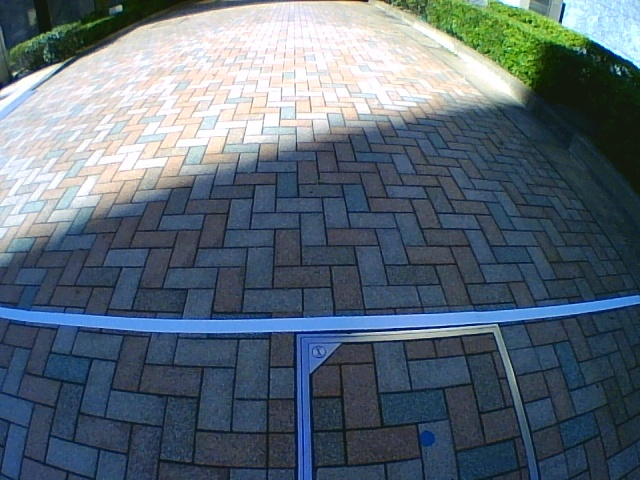
#> input picture image/tsudanuma_usbcam_1030/2021-10-30-10-54-09/frame000035.jpg, 640 x 480 px, found by its file name
$ python test003_tone.py   (older library calls are emulated)
#> lines starting #> are read from the running program, lines starting #| are printed output that depends on the picture; after the words box and inside, x2 and y2 are one past the last pixel; in counts of white or black regions, pixels touching at a corner belong together; long printed decimals are rounded
# from distutils.log import info
# from tkinter import image_names
# from types import GeneratorType

from multiprocessing.context import assert_spawning
from statistics import mode
from turtle import shape, up
from attr import assoc
from cv2 import cvtColor, threshold
import std_msgs
import numpy as np
import cv2
from PIL import Image
import matplotlib.pyplot as plt
import numpy.linalg as LA
import math
import csv
from scipy import stats
#from keras.preprocessing import image
# matplotlib inline

path = "/home/fmasa/catkin_ws/src/detect_white_line/image/tsukuba/"
dir = "/home/fmasa/catkin_ws/src/detect_white_line/image/"
tsudanuma = "/home/fmasa/catkin_ws/src/detect_white_line/image/tsudanuma/"
tsudanuma_usb = "/home/fmasa/catkin_ws/src/detect_white_line/image/tsudanuma_usbcam_1030/"
day = "2021-10-30-10-"

size = (640, 480)
GAMMA = 2.5
'''
select dir and image
'''
# img = cv2.imread(path + "frame_246.jpg")

# 明るいimage
# img = cv2.imread(tsudanuma_usb + day + "41-44/frame000016.jpg")

# 暗いimage
img = cv2.imread(tsudanuma_usb + day + "54-09/frame000035.jpg")
#> img is the input picture: shape (480, 640, 3); mean B, G, R 118.8, 106.5, 91.7

# [5 lines of commented-out code are left out]

img2 = cv2.cvtColor(img, cv2.COLOR_BGR2RGB)


# [5 lines left out: function create_gamma_img, not called in this run]


# img2 = create_gamma_img(GAMMA, img2)
# plt.imshow(img2)

hsv_calc = cv2.cvtColor(img, cv2.COLOR_BGR2HSV)
#> hsv_calc: shape (480, 640, 3); mean H, S, V 94, 94.2, 124.1

# calc_hist
hist = cv2.calcHist([hsv_calc], [0], None, [256], [0, 256])
#> hist = 256 values, max 32988 at index 107, min 0 at index 134, mean 1200
plt.plot(hist)
# mode
mode1, count = stats.mode(hsv_calc.ravel())
#> mode1 = 107; count = 37720
print("mode", mode1)
#| mode 107
# median
median = np.median(hsv_calc)
#> median = 104
print("median", median)
#| median 104.0
# average
mean = hsv_calc.mean()
#> mean = 104.1
print("avg", mean)
#| avg 104.094


np_img = np.array(img2)
img_copy = img.copy()

img_copy = cv2.medianBlur(img_copy, 5)
hsv = cv2.cvtColor(img_copy, cv2.COLOR_BGR2HSV)
#> hsv: shape (480, 640, 3); mean H, S, V 93.8, 91.5, 125.3
# tsukuba 60, 0, 150 : tsudanuma 60, 0, 240 : tsudanuma shadowb 60, 0, 230
lower_white = np.array([60, 0, 230])
# tsukuba 180, 45, 255 : tsudanuma 200, 45 ,255 : tsudanuma shadow 210, 60, 255
upper_white = np.array([200, 45, 255])

lower_silver = np.array([0, 0, 75])
upper_silver = np.array([0, 0, 200])

mask_white = cv2.inRange(hsv, lower_white, upper_white)
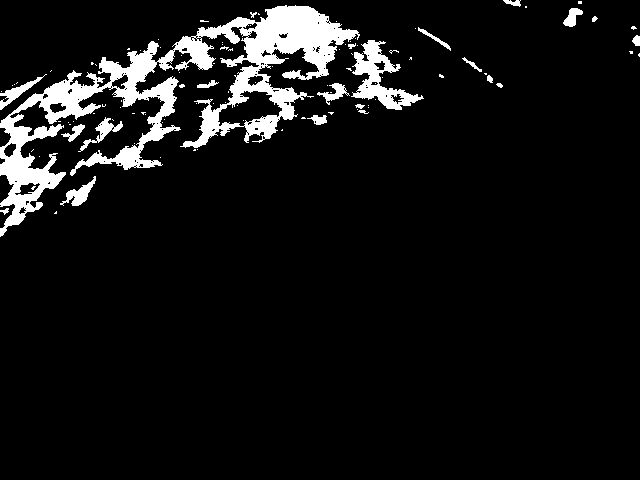
#> mask_white: shape (480, 640); 7.5% white; 103 white regions (81 under 20 px), largest, box (x1, y1, x2, y2) and area: (0, 5, 360, 237) 18312, (351, 40, 424, 110) 1867, (60, 176, 96, 206) 383
res_white = cv2.bitwise_and(img_copy, img_copy, mask=mask_white)

mask_silver = cv2.inRange(hsv, lower_silver, upper_silver)
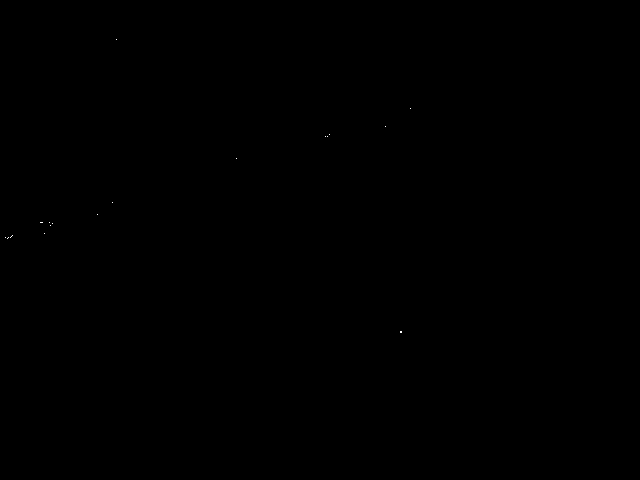
#> mask_silver: shape (480, 640); 0.01% white in thin lines or dots, all inside (x1, y1, x2, y2) = (5, 39, 411, 333)
res_silver = cv2.bitwise_and(img_copy, img_copy, mask=mask_silver)

plt.figure(figsize=(5, 5))
plt.xticks([]), plt.yticks([])
plt.imshow(res_white)
plt.show()
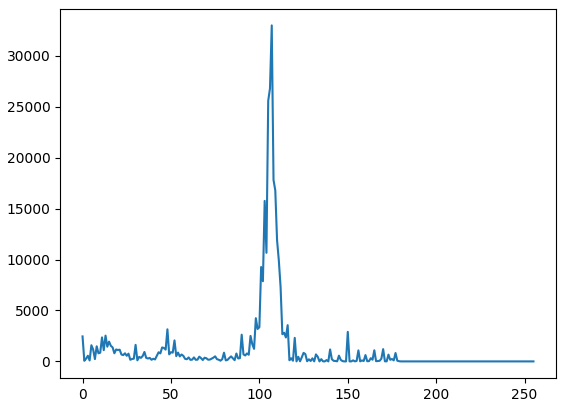
#> figure drawn by matplotlib, 1 panel; curve peaks at x = 107, y = 32988


# plt.figure(figsize=(5, 5))
# # img2 = img[:, :, ::-1]
# plt.xticks([]), plt.yticks([])
# plt.imshow(img[:, ::-1])

gray = cv2.cvtColor(img, cv2.COLOR_BGR2GRAY)
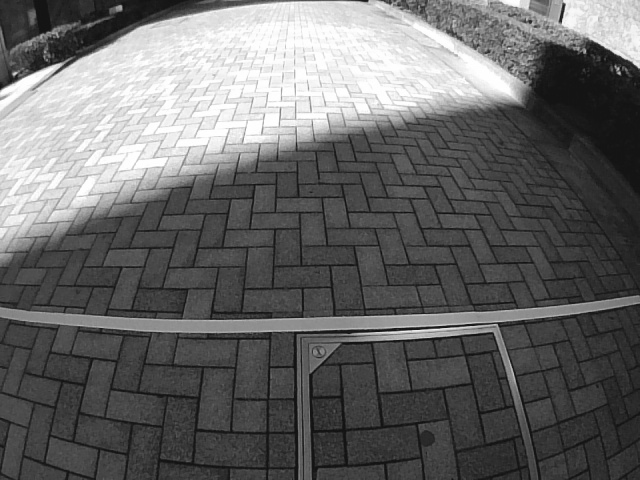
#> gray: shape (480, 640); min 15, max 255, mean 103.5
gray_white = cv2.cvtColor(res_white, cv2.COLOR_BGR2GRAY)
# cv2.imwrite("image/gray.jpg", gray)
img_p = gray_white
gray = gray_white

# [12 lines of commented-out code are left out]

kernel_x = np.array([[-1, 0, 1], [-2, 0, 2], [-1, 0, 1]])
kernel_y = np.array([[-1, -2, -1], [0, 0, 0], [1, 2, 1]])

gray_x = cv2.filter2D(gray, cv2.CV_64F, kernel_x)
gray_y = cv2.filter2D(gray, cv2.CV_64F, kernel_y)

sobel = cv2.Sobel(gray, cv2.CV_8U, 1, 0, ksize=5)
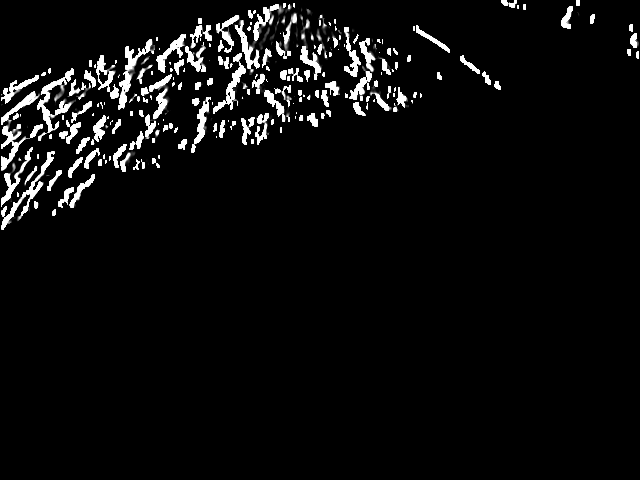
#> sobel: shape (480, 640); min 0, max 255, mean 12.7

lapsian = cv2.Laplacian(gray, cv2.CV_64F)
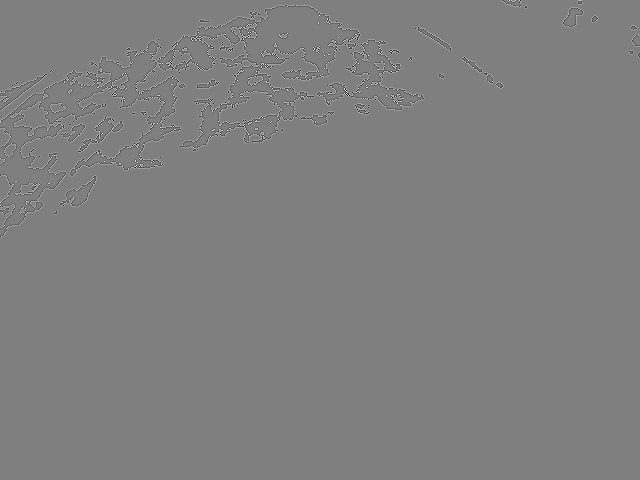
#> lapsian: shape (480, 640) float64; min -1016, max 1016, mean 0; drawn with min black and max white

edges = np.sqrt(gray_x**2 + gray_y**2)
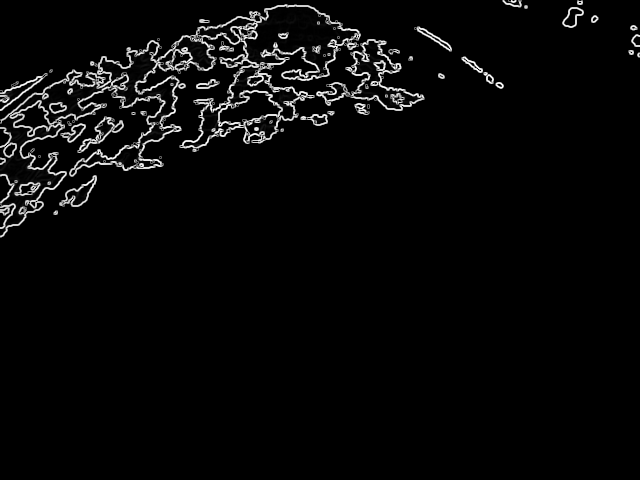
#> edges: shape (480, 640) float64; min 0, max 1139.9, mean 38.6; drawn with min black and max white

img_pp = edges
# [9 lines of commented-out code are left out]


# [8 lines left out: function template, not called in this run]


# template(dir + "template001.png")
# template(dir + "template002.png")
def calc_haarlike(crop_img):
    crop_img = crop_img[:, ::-1]

    threshold = 10
    rect_w = 10
    pattern_w = rect_w // 2
    width = crop_img.shape[0]

    peak_index = 0
    max_value = 0

    for index in range(width-rect_w):
        a1 = np.mean(crop_img[index: index+pattern_w, :])
        a2 = np.mean(crop_img[index+pattern_w: index+rect_w, :])
        H = a1-a2
        # [6 lines of commented-out code are left out]

        if max_value < H and H - max_value > threshold:
            max_value = H
            peak_index = index

    index = width - peak_index + rect_w
    return index if max_value > 0 else -1


def candidate_extraction(img):
    x = []
    y = []
    h, w = img.shape[0], img.shape[1]
#> h = 480; w = 640
    wh = 8
    window_pos = np.array([
        [[100, 200], [108, 470]],
        [[168, 200], [176, 470]],
        [[236, 200], [244, 470]],
        [[316, 200], [324, 470]],
        [[400, 200], [408, 470]],
        [[470, 200], [478, 470]],
        [[540, 200], [548, 470]]
    ])
    for i, ((x1, y1), (x2, y2)) in enumerate(window_pos):
        crop_img = gray[y1: y2, x1: x2]
        cv2.rectangle(img2, (x1, y1), (x2, y2), (255, 0, 0), 1)
        peak_index = calc_haarlike(crop_img)
        cv2.circle(img2, (x2-4,  470 - peak_index),
                   4, (0, 0, 255), thickness=2)
        x.append(x2-4)
        y.append(-1*(470 - peak_index))
        return x, y
#> this loop made 1 pass
#> peak_index on pass 1: -1
#> after the loop, x = [104]; y = [-471]
#> `x, y = candidate_extraction(gray)`: x = [104]; y = [-471]


def calc_line(x, y):
    x = np.array(x)
#> x = [104]
    y = np.array(y)
#> y = [-471]
    n = len(x)
#> n = 1
    a = ((np.dot(x, y) - y.sum() * x.sum()/n) /
         ((x ** 2).sum() - x.sum()**2 / n))
#> a = nan
    b = (y.sum() - a * x.sum())/n
#> b = nan
    return a, b


def draw_line(a, b):
    cv2.line(img2, (0, -b), (640, -1*(a * 640 + b)), (0, 255, 0), 5)


# [53 lines left out: functions image_vector, hough, not called in this run]


# hough()
x, y = candidate_extraction(gray)
a, b = calc_line(x, y)
#> a = nan; b = nan
draw_line(a, b)
#> (the run stopped early here; a loop or call above may not have finished)

$ run again, with image/tsudanuma_usbcam_1030/ラベリング済み/tsudanuma_usbcam_1030/2021-10-30-10-41-44/frame000016.jpg copied over image/tsudanuma_usbcam_1030/2021-10-30-10-54-09/frame000035.jpg
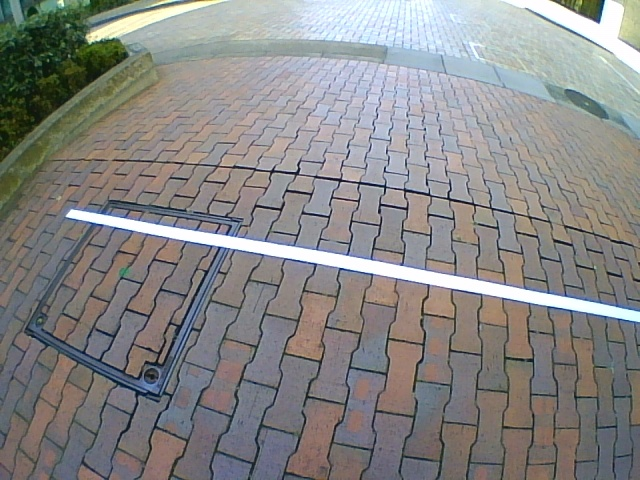
#> input picture image/tsudanuma_usbcam_1030/ラベリング済み/tsudanuma_usbcam_1030/2021-10-30-10-41-44/frame000016.jpg, 640 x 480 px, found by its file name
#> img is the input picture: shape (480, 640, 3); mean B, G, R 133.8, 134.7, 135.2
#> hsv_calc: shape (480, 640, 3); mean H, S, V 73.1, 37, 143.9
#> hist = 256 values, max 10076 at index 11, min 0 at index 149, mean 1200
#> mode1 = 13; count = 16823
#| mode 13
#> median = 81
#| median 81.0
#> mean = 84.65
#| avg 84.652
#> hsv: shape (480, 640, 3); mean H, S, V 71.6, 35, 146.4
#> `mask_white = cv2.inRange(hsv, lower_white, upper_white)`:
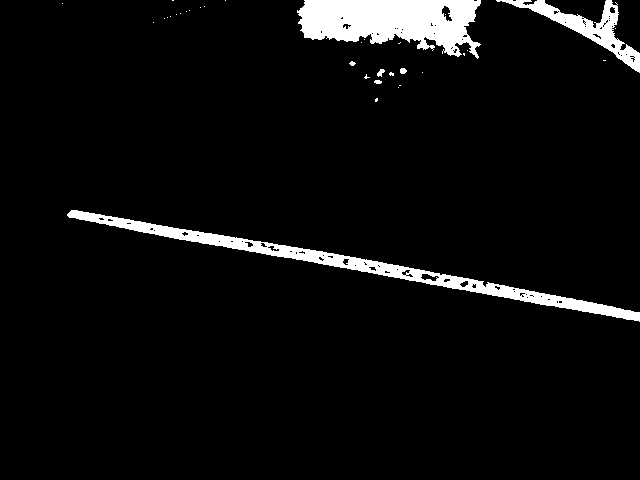
#> mask_white: shape (480, 640); 5.1% white; 34 white regions (27 under 20 px), largest, box (x1, y1, x2, y2) and area: (297, 0, 481, 59) 7168, (67, 210, 640, 322) 6143, (496, 0, 640, 73) 2252
#> mask_silver: shape (480, 640); 0.19% white in thin lines or dots, all inside (x1, y1, x2, y2) = (3, 55, 640, 480)
#> `edges = np.sqrt(gray_x**2 + gray_y**2)`:
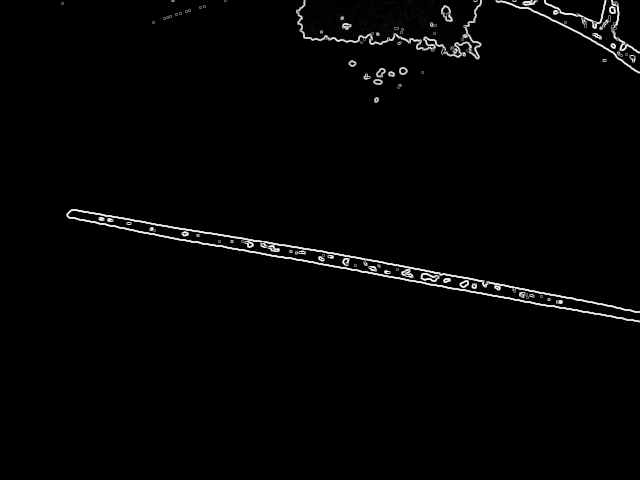
#> edges: shape (480, 640) float64; min 0, max 1137.3, mean 18.1; drawn with min black and max white
#> the loop in candidate_extraction, `for i, ((x1, y1), (x2, y2)) in enumerate(window_pos):` made 1 pass
#> peak_index on pass 1: 261
#> after the loop in candidate_extraction, `for i, ((x1, y1), (x2, y2)) in enumerate(window_pos):`: x = [104]; y = [-209]
#> `x, y = candidate_extraction(gray)`: x = [104]; y = [-209]
#> in calc_line, `x = np.array(x)`: x = [104]
#> in calc_line, `y = np.array(y)`: y = [-209]
#> n = 1
#> in calc_line, `a = ((np.dot(x, y) - y.sum() * x.sum()/n) / ((x ** 2).sum() - x.sum()*..`: a = nan

$ run again, with image/tsudanuma_usbcam_1030/2021-10-30-10-49-35/frame000026.jpg copied over image/tsudanuma_usbcam_1030/2021-10-30-10-54-09/frame000035.jpg
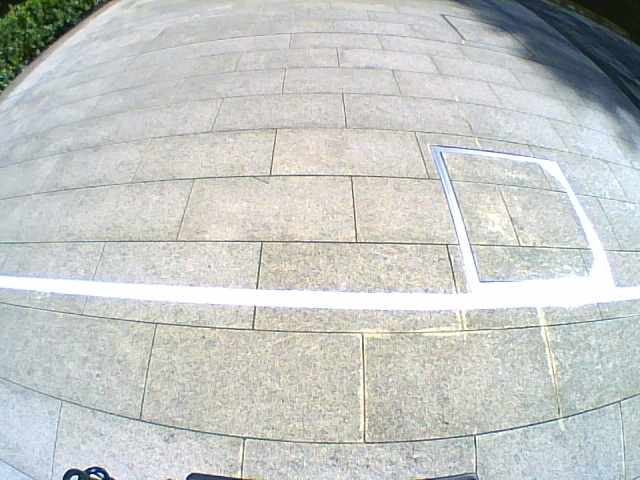
#> input picture image/tsudanuma_usbcam_1030/2021-10-30-10-49-35/frame000026.jpg, 640 x 480 px, found by its file name
#> img is the input picture: shape (480, 640, 3); mean B, G, R 197.5, 200, 197
#> hsv_calc: shape (480, 640, 3); mean H, S, V 66.2, 19.2, 203.9
#> hist = 256 values, max 14374 at index 30, min 0 at index 1, mean 1200
#> mode1 = 6; count = 21941
#| mode 6
#> median = 75
#| median 75.0
#> mean = 96.43
#| avg 96.433
#> hsv: shape (480, 640, 3); mean H, S, V 65.4, 18.6, 204.9
#> `mask_white = cv2.inRange(hsv, lower_white, upper_white)`:
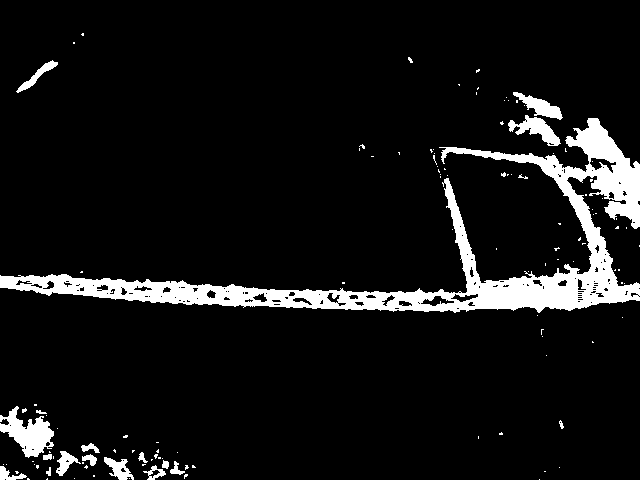
#> mask_white: shape (480, 640); 8.1% white; 123 white regions (104 under 20 px), largest, box (x1, y1, x2, y2) and area: (0, 118, 640, 313) 19918, (0, 406, 54, 458) 1388, (508, 115, 561, 146) 681
#> mask_silver: shape (480, 640); 0.15% white in thin lines or dots, all inside (x1, y1, x2, y2) = (0, 1, 531, 479)
#> `edges = np.sqrt(gray_x**2 + gray_y**2)`:
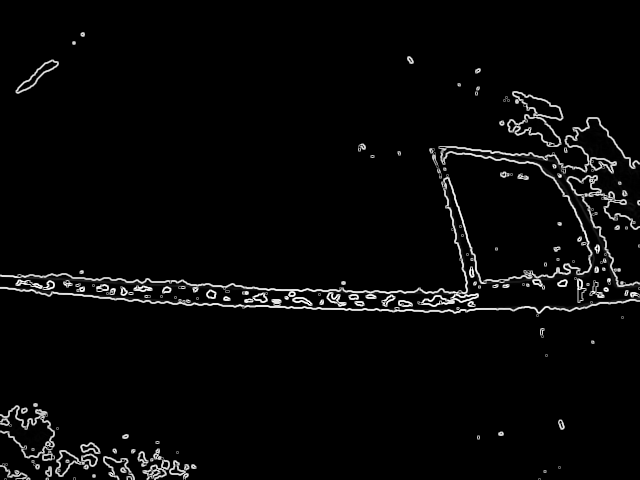
#> edges: shape (480, 640) float64; min 0, max 1136.8, mean 35.8; drawn with min black and max white
#> the loop in candidate_extraction, `for i, ((x1, y1), (x2, y2)) in enumerate(window_pos):` made 1 pass
#> peak_index on pass 1: 187
#> after the loop in candidate_extraction, `for i, ((x1, y1), (x2, y2)) in enumerate(window_pos):`: x = [104]; y = [-283]
#> `x, y = candidate_extraction(gray)`: x = [104]; y = [-283]
#> in calc_line, `x = np.array(x)`: x = [104]
#> in calc_line, `y = np.array(y)`: y = [-283]
#> n = 1
#> in calc_line, `a = ((np.dot(x, y) - y.sum() * x.sum()/n) / ((x ** 2).sum() - x.sum()*..`: a = nan

$ run again, with image/tsudanuma_usbcam_1030/2021-10-30-10-54-09/frame000000.jpg copied over image/tsudanuma_usbcam_1030/2021-10-30-10-54-09/frame000035.jpg
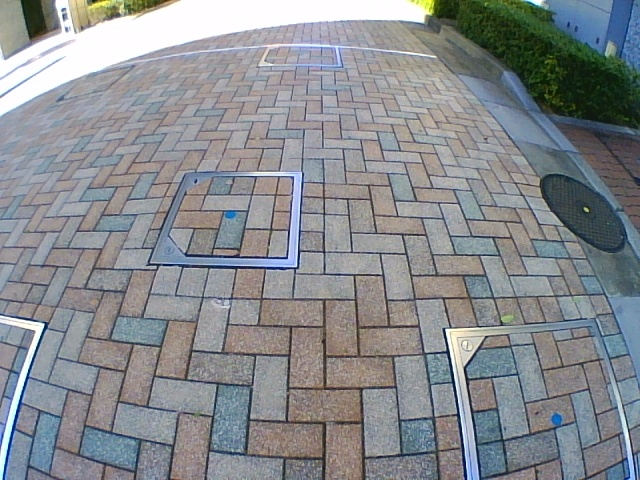
#> input picture image/tsudanuma_usbcam_1030/2021-10-30-10-54-09/frame000000.jpg, 640 x 480 px, found by its file name
#> img is the input picture: shape (480, 640, 3); mean B, G, R 143, 139, 135.4
#> hsv_calc: shape (480, 640, 3); mean H, S, V 88.8, 37.7, 148.7
#> hist = 256 values, max 12612 at index 103, min 0 at index 149, mean 1200
#> mode1 = 8; count = 15416
#| mode 8
#> median = 102
#| median 102.0
#> mean = 91.72
#| avg 91.717
#> hsv: shape (480, 640, 3); mean H, S, V 87.6, 35.5, 150.7
#> mask_white: shape (480, 640); 4.7% white; 28 white regions (21 under 20 px), largest, box (x1, y1, x2, y2) and area: (0, 0, 421, 116) 13398, (0, 322, 44, 470) 682, (56, 0, 69, 17) 131
#> mask_silver: shape (480, 640); 0.25% white in thin lines or dots, all inside (x1, y1, x2, y2) = (23, 25, 614, 480)
#> `edges = np.sqrt(gray_x**2 + gray_y**2)`:
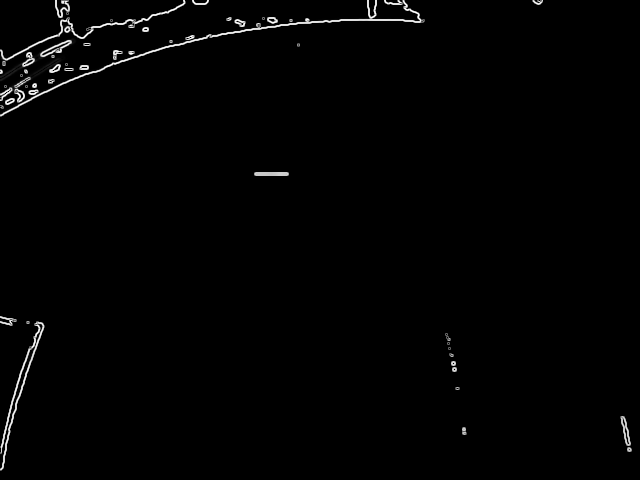
#> edges: shape (480, 640) float64; min 0, max 1137.7, mean 12.6; drawn with min black and max white
#> the loop in candidate_extraction, `for i, ((x1, y1), (x2, y2)) in enumerate(window_pos):` made 1 pass
#> peak_index on pass 1: -1
#> after the loop in candidate_extraction, `for i, ((x1, y1), (x2, y2)) in enumerate(window_pos):`: x = [104]; y = [-471]
#> `x, y = candidate_extraction(gray)`: x = [104]; y = [-471]
#> in calc_line, `x = np.array(x)`: x = [104]
#> in calc_line, `y = np.array(y)`: y = [-471]
#> n = 1
#> in calc_line, `a = ((np.dot(x, y) - y.sum() * x.sum()/n) / ((x ** 2).sum() - x.sum()*..`: a = nan
